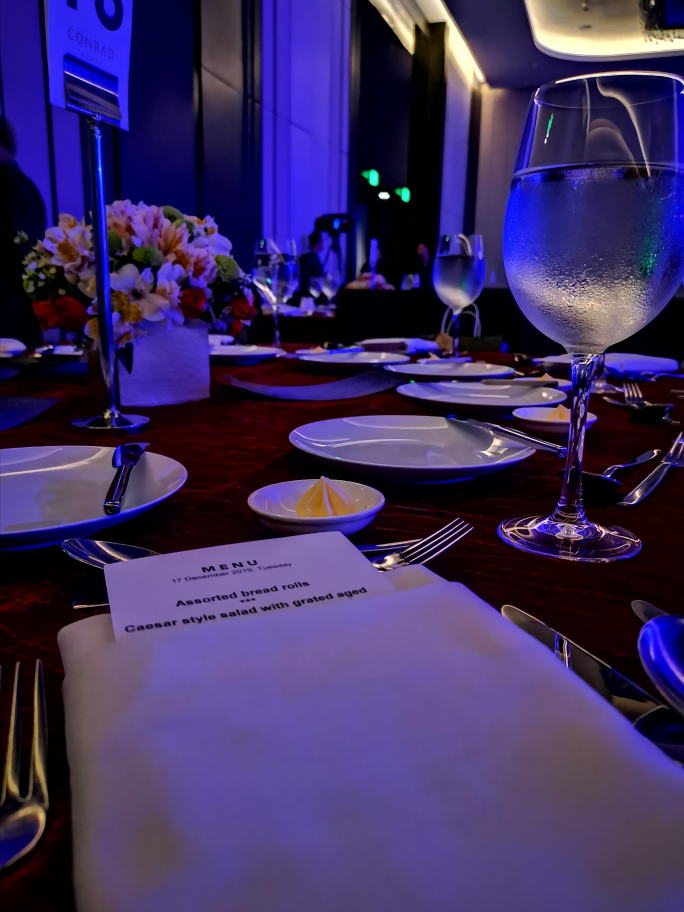
#> input picture Imagens/Jantar.jpg, 2736 x 3647 px, found by its file name (shown at 1/4 size)
$ python 'Aplicação Histograma - Correção de Branco - Setima Correção - Versão 1.0.0.py'
#> lines starting #> are read from the running program, lines starting #| are printed output that depends on the picture
#> further down, imgBase is the input picture: shape (3647, 2736, 3); mean B, G, R 96.5, 47.1, 62.3
#
########################################################################
# Importação das Bibliotecas Necessárias
########################################################################
#
import numpy as np
import matplotlib.pyplot as plt
import cv2 as cv
import os
from pathlib import Path
from skimage import img_as_ubyte
from matplotlib.patches import Rectangle

#
########################################################################
# Funções de Apoio
########################################################################
#
def LimpaTerminal ():
    if os.name == "nt":
       _ = os.system( "cls" )
    else:
      _ = os.system( "clear ")
    return ()

def BalanceandoBrancoRegiao (imgBase, Linha, Coluna, LinhaLargura, LinhaColuna):

#> called with Linha = 1900, Coluna = 200, LinhaLargura = 120, LinhaColuna = 120
    fig, ax = plt.subplots(1,2)
    ax[0].imshow(imgBase)
    ax[0].add_patch(Rectangle((Coluna, Linha), LinhaColuna, LinhaLargura, linewidth=3, edgecolor='r', facecolor='none'))
    ax[0].set_title("Imagem Original", fontsize=11, weight='bold' )

    imgRegiao = imgBase[Linha:Linha+LinhaLargura, Coluna:Coluna+LinhaColuna]
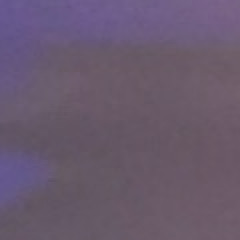
#> imgRegiao: shape (120, 120, 3) (shown 2 times larger); mean R, G, B 104.9, 89.9, 110.4
    imgRegiaoMax = (imgBase*1.0 / imgRegiao.max(axis=(0, 1))).clip(0, 1)
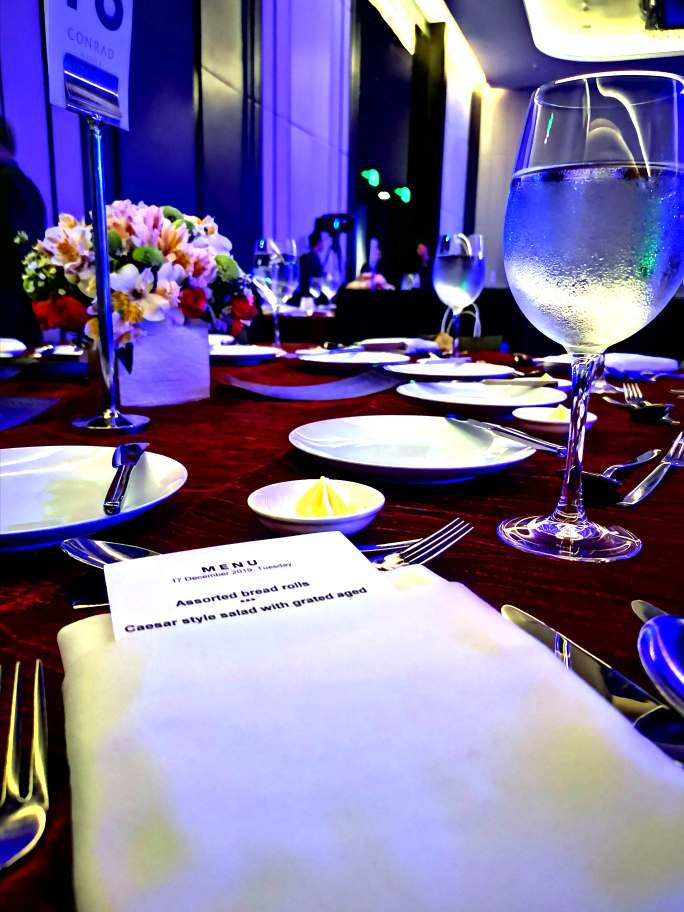
#> imgRegiaoMax: shape (3647, 2736, 3) float64 (shown at 1/4 size); mean R, G, B 0.48, 0.434, 0.596

    ax[1].imshow(imgRegiaoMax)
    ax[1].set_title("Imagem Balanceada", fontsize=11, weight='bold' )
    plt.tight_layout()
    plt.show ()
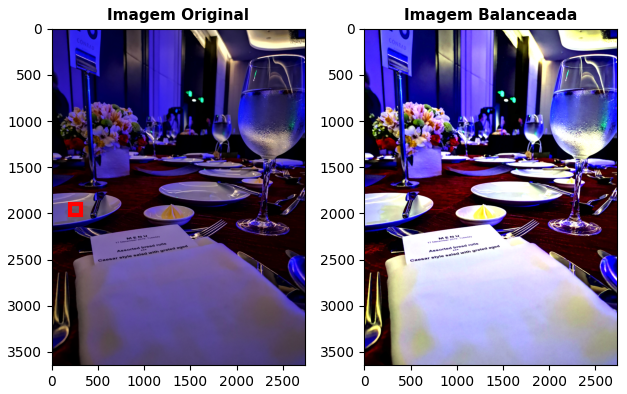
#> figure drawn by matplotlib, 2 panels
    return ()

#
########################################################################
# Definições Gerais
########################################################################
#
NomeImagem = "Jantar.jpg"
dirRaiz = Path.home()
dirBase = "/home/asoares/Insync/alexandre.asoares@gmail.com/OneDrive/Atividades/LocalCV"
dirImagem = "Imagens"
dirCaminhoImagem = str(Path(dirRaiz, dirBase, dirImagem, NomeImagem))

#
########################################################################
# Lendo a Imagem
########################################################################
#
imgBase = cv.imread ( dirCaminhoImagem, cv.IMREAD_COLOR)

#
########################################################################
# Checando se a Imagem Foi Lida com Sucesso
########################################################################
#
if imgBase is None:
   LimpaTerminal ()
   print( "Não Foi Localizada a Imagem : ", NomeImagem)
   exit ()

#
########################################################################
# Convertendo para Matplotlib
########################################################################
#
imgJantar = cv.cvtColor ( imgBase, cv.COLOR_BGR2RGB )

#
########################################################################
# Acertando o Branco pelo Percentil
########################################################################
#
BalanceandoBrancoRegiao (imgJantar, 1900, 200, 120, 120)

########################################################################
# FIM DO PROGRAMA
########################################################################
